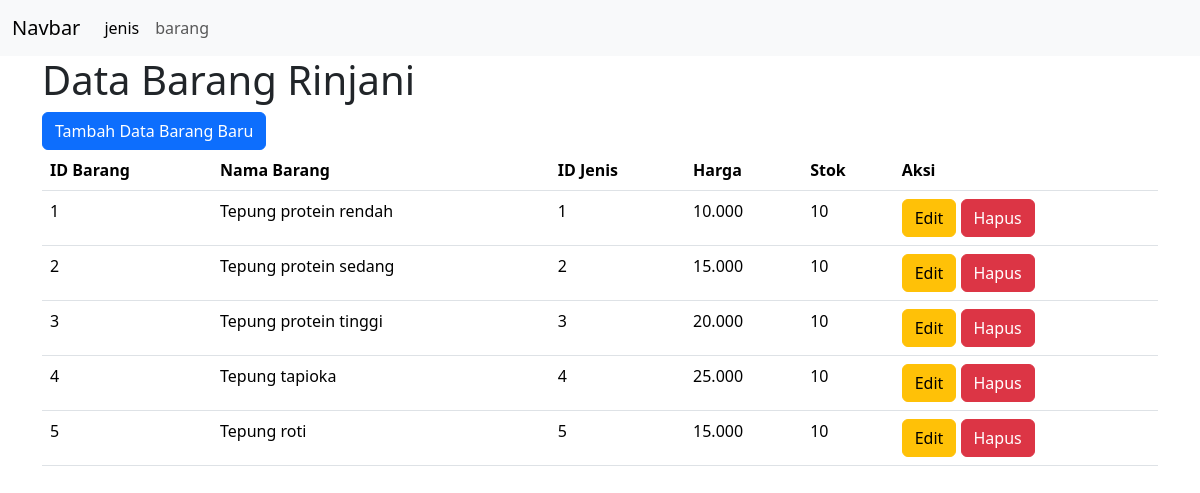
/view/barang/index.php, run on the app's committed database.
### tables this page shows
CREATE TABLE `barang` (
  `id_barang` varchar(10) NOT NULL,
  `nama_barang` varchar(25) DEFAULT NULL,
  `id_jenis` varchar(10) DEFAULT NULL,
  `harga` varchar(20) DEFAULT NULL,
  `stok` int DEFAULT NULL
);

### view/barang/index.php (the view, shortened to what this page needs)
<!DOCTYPE html>
<html lang="en">
<head>
    <link rel="stylesheet" href="https://cdn.jsdelivr.net/npm/bootstrap@5.3.3/dist/css/bootstrap.min.css">
</head>
<body>
<nav class="navbar navbar-expand-lg bg-body-tertiary">
  <div class="container-fluid">
    <a class="navbar-brand" href="#">Navbar</a>
    <div class="collapse navbar-collapse" id="navbarSupportedContent">
      <ul class="navbar-nav me-auto mb-2 mb-lg-0">
        <li class="nav-item">
          <a class="nav-link active" aria-current="page" href="../jenis/index.php">jenis</a>
        </li>
        <li class="nav-item">
          <a class="nav-link" href="">barang</a>
        </li>
      </ul>
    </div>
  </div>
</nav>
<div class="container">
  <h1>Data Barang Rinjani</h1>
  <a href="view_tambah.php" class="btn btn-primary">Tambah Data Barang Baru</a>
<table class="table">
  <thead>
    <tr>
      <th scope="col">ID Barang</th>
      <th scope="col">Nama Barang</th>
      <th scope="col">ID Jenis</th>
      <th scope="col">Harga</th>
      <th scope="col">Stok</th>
      <th>Aksi</th>
    </tr>
  </thead>
  <tbody>
  <?php
                include "../../config/koneksi.php";
                $query = mysqli_query($conn, "SELECT * FROM barang");
                $no = 1;
                if (mysqli_num_rows($query) > 0) {
                    while ($result = mysqli_fetch_assoc($query)) {
                        ?>
                        <tr>
                            <td><?php echo $no; ?></td>
                            <td><?php echo $result['nama_barang']; ?></td>
                            <td><?php echo $result['id_jenis']; ?></td>
                            <td><?php echo $result['harga']; ?></td>
                            <td><?php echo $result['stok']; ?></td>
                            <td>
                            <a href="view_edit.php?id=<?php echo $result['id_barang'] ?>" class="btn btn-warning">Edit</a>
                            <a href="hapus.php?id=<?php echo $result['id_barang'] ?>"
                            onclick="return confirm('Kamu Yakin???')"
                            class="btn btn-danger">Hapus</a>
                            </td>
                        </tr>
                        <?php
                        $no++;
                    }
                } else {
                    echo "<tr><td colspan='7' class='text-center'>Data siswa tidak ditemukan</td></tr>";
                }
                ?>
  </tbody>
</table>
</div>
</body>
</html>

### data on the page
barang: nama_barang "Tepung protein rendah", id_jenis "1", harga "10.000", stok "10"
barang: nama_barang "Tepung protein sedang", id_jenis "2", harga "15.000", stok "10"
barang: nama_barang "Tepung protein tinggi", id_jenis "3", harga "20.000", stok "10"
barang: nama_barang "Tepung tapioka", id_jenis "4", harga "25.000", stok "10"
barang: nama_barang "Tepung roti", id_jenis "5", harga "15.000", stok "10"
